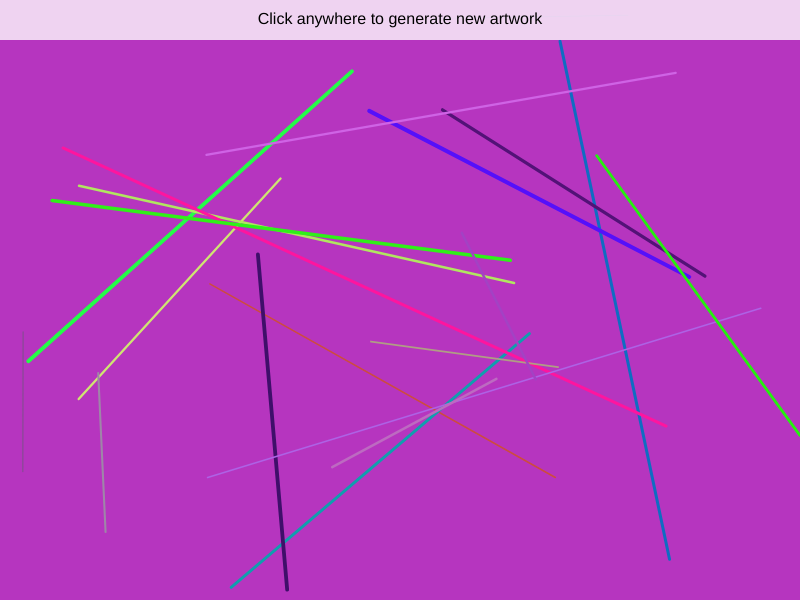
Frame 1 (no input)
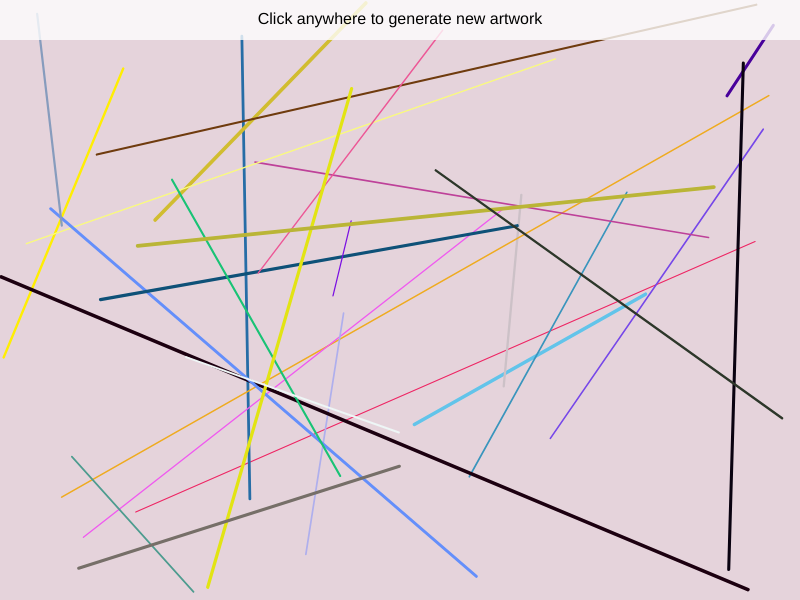
Frame 2 (the mouse pressed at the canvas centre, redrawn once)

The p5.js sketch that drew these frames (run headless with seeded random() and noise() and a simulated clock; the mouse was pressed at the canvas centre and the sketch redrawn once):

// p5.js sketch
// ── sketch.js
function setup() {
    createCanvas(800, 600);
    generateArt();
}

function draw() {
    // Static image - no animation needed
    noLoop();
}

function generateArt() {
    // Random background color
    let bgColor = color(random(255), random(255), random(255));
    background(bgColor);
    
    // Number of lines to draw
    let numLines = int(random(15, 30));
    
    // Draw intersecting lines
    for (let i = 0; i < numLines; i++) {
        // Random stroke properties
        stroke(random(255), random(255), random(255));
        strokeWeight(random(1, 4));
        
        // Random line endpoints
        let x1 = random(width);
        let y1 = random(height);
        let x2 = random(width);
        let y2 = random(height);
        
        line(x1, y1, x2, y2);
    }
    
    // Draw instructions
    noStroke();
    fill(255, 255, 255, 200);
    rect(0, 0, width, 40);
    fill(0);
    textSize(16);
    textAlign(CENTER, CENTER);
    text('Click anywhere to generate new artwork', width / 2, 20);
}

function mousePressed() {
    generateArt();
}
